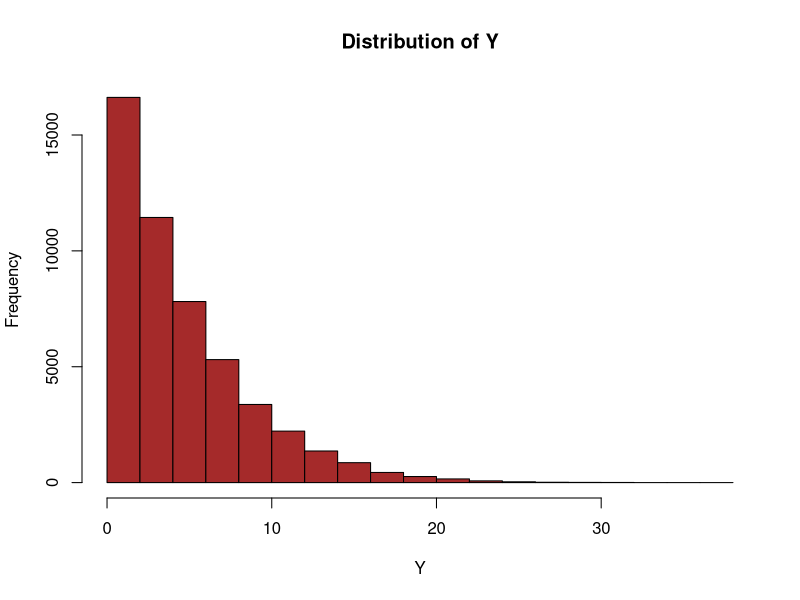

Write R code to recreate this figure.
## ---- chunk 1
knitr::opts_chunk$set(echo = TRUE)
library(pracma)
library(Matrix)
## ---- chunk 2
# Define the variables we need to simulate the problem.
n <- 50000
k <- 50
samples <- 10
Y <- c()

# Simulate the problem.
for (count in 1:n) {
  Xn <- sample(1:k, samples, TRUE)
  Y <- c(Y, min(Xn))
}

# Plot the results as a histogram so we can observe the distribution of Y.
distribution_of_y <- hist(Y, col = '#A52A2A', main = 'Distribution of Y')
## ---- chunk 3
  failure_probability <- 0.1
## ---- chunk 4
  # Calculate the probability that the machine will fail after 8 years using a geometric model.
  machine_failure_geo_probability <- pgeom(8, failure_probability, lower.tail = FALSE)
  machine_failure_geo_probability
## ---- chunk 5
  # Calculate the standard deviation for the geometric model.
  geometric_standard_deviation <- sqrt((1 - failure_probability) / (failure_probability^2))
  geometric_standard_deviation
## ---- chunk 6
  # Calculate the probability that the machine will fail after 8 years using an exponential model.
  machine_failure_exp_probability <- pexp(8, failure_probability, lower.tail = FALSE)
  machine_failure_exp_probability
## ---- chunk 7
  # Calculate the standard deviation for the exponential model.
  exponential_standard_deviation <- sqrt(1 / failure_probability^2)
  exponential_standard_deviation
## ---- chunk 8
  # Calculate the probability that the machine will fail after 8 years using an binomial model.
  machine_failure_binomial_probability <- pbinom(0, 8, failure_probability)
  machine_failure_binomial_probability
## ---- chunk 9
  # Calculate the standard deviation for the binomial model.
  binomial_standard_deviation <- sqrt(8 * failure_probability * (1 - failure_probability))
  binomial_standard_deviation
## ---- chunk 10
  # Calculate the probability that the machine will fail after 8 years using an Poisson model.
  machine_failure_poisson_probability <- ppois(0, 0.8)
  machine_failure_poisson_probability
## ---- chunk 11
  # Calculate the standard deviation for the Poisson model.
  poisson_standard_deviation <- sqrt(8 * failure_probability)
  poisson_standard_deviation
